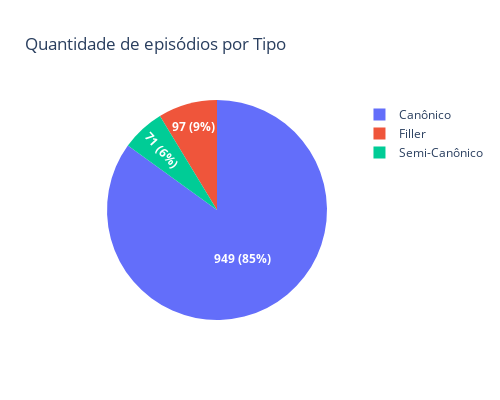

Notebook code cell kept with this figure:
### Markdown cell above
#### Qual a quantidade de episódios de cada tipo?

### Code cell
eps_por_tipo = df.groupby('Tipo')['Episódio'].count()

fig = go.Figure()
fig.add_trace(go.Pie(labels=eps_por_tipo.index, values=eps_por_tipo.values, textinfo='value+percent', insidetextorientation='auto', 
                     texttemplate='%{value:.0f} (%{percent:.0%})', textfont=dict(color='white', weight='bold')))

fig.update_layout(height=400, width=500, title = 'Quantidade de episódios por Tipo')
fig.show()

### Figure 1 — Plotly figure (JSON) as saved in the notebook; plotly's stock layout.template omitted (floating-point values rounded to 4 significant figures)
{"data": [{"insidetextorientation": "auto", "labels": ["Canônico", "Filler", "Semi-Canônico"], "textfont": {"color": "white", "weight": "bold"}, "textinfo": "value+percent", "texttemplate": "%{value:.0f} (%{percent:.0%})", "type": "pie", "values": [949, 97, 71]}], "layout": {"height": 400, "title": {"text": "Quantidade de episódios por Tipo"}, "width": 500}}
